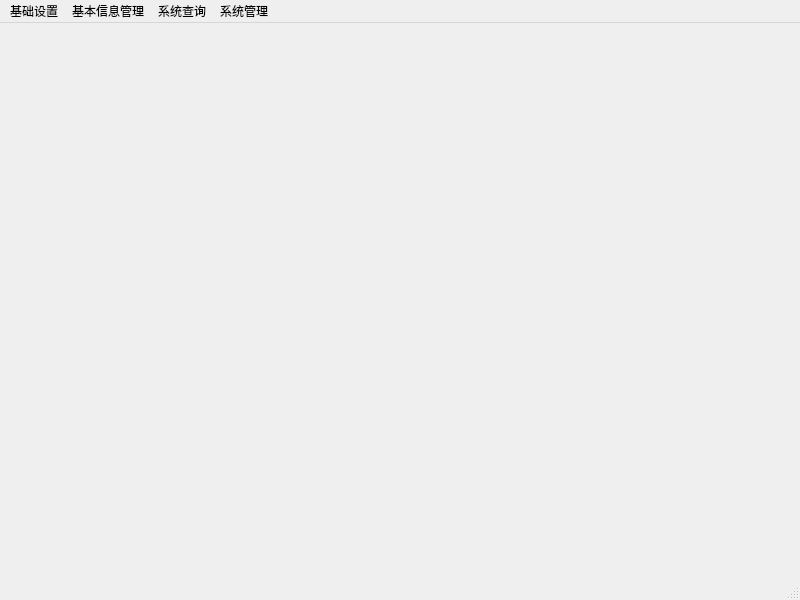
<?xml version="1.0" encoding="UTF-8"?>
<ui version="4.0">
 <class>MainWindow</class>
 <widget class="QMainWindow" name="MainWindow">
  <property name="geometry">
   <rect>
    <x>0</x>
    <y>0</y>
    <width>800</width>
    <height>600</height>
   </rect>
  </property>
  <property name="windowTitle">
   <string>MainWindow</string>
  </property>
  <widget class="QWidget" name="centralwidget"/>
  <widget class="QMenuBar" name="menubar">
   <property name="geometry">
    <rect>
     <x>0</x>
     <y>0</y>
     <width>800</width>
     <height>33</height>
    </rect>
   </property>
   <widget class="QMenu" name="menuji">
    <property name="title">
     <string>基础设置</string>
    </property>
    <addaction name="actionGrade"/>
    <addaction name="actionClass"/>
    <addaction name="actionExamKind"/>
    <addaction name="actionSubject"/>
   </widget>
   <widget class="QMenu" name="menu">
    <property name="title">
     <string>基本信息管理</string>
    </property>
    <addaction name="actionStudent"/>
    <addaction name="actionResult"/>
   </widget>
   <widget class="QMenu" name="menu_2">
    <property name="title">
     <string>系统查询</string>
    </property>
    <addaction name="actionStudentInfo"/>
    <addaction name="actionResultInfo"/>
   </widget>
   <widget class="QMenu" name="menu_3">
    <property name="title">
     <string>系统管理</string>
    </property>
    <addaction name="actionUser"/>
   </widget>
   <addaction name="menuji"/>
   <addaction name="menu"/>
   <addaction name="menu_2"/>
   <addaction name="menu_3"/>
  </widget>
  <widget class="QStatusBar" name="statusbar"/>
  <action name="actionGrade">
   <property name="text">
    <string>年级设置</string>
   </property>
  </action>
  <action name="actionClass">
   <property name="text">
    <string>班级设置</string>
   </property>
  </action>
  <action name="actionExamKind">
   <property name="text">
    <string>考试类别</string>
   </property>
  </action>
  <action name="actionSubject">
   <property name="text">
    <string>考试科目设置</string>
   </property>
  </action>
  <action name="actionStudent">
   <property name="text">
    <string>学生信息管理</string>
   </property>
  </action>
  <action name="actionResult">
   <property name="text">
    <string>学生成绩管理</string>
   </property>
  </action>
  <action name="actionStudentInfo">
   <property name="text">
    <string>学生信息查询</string>
   </property>
  </action>
  <action name="actionResultInfo">
   <property name="text">
    <string>成绩信息查询</string>
   </property>
  </action>
  <action name="actionUser">
   <property name="text">
    <string>用户维护</string>
   </property>
  </action>
 </widget>
 <resources/>
 <connections/>
</ui>
